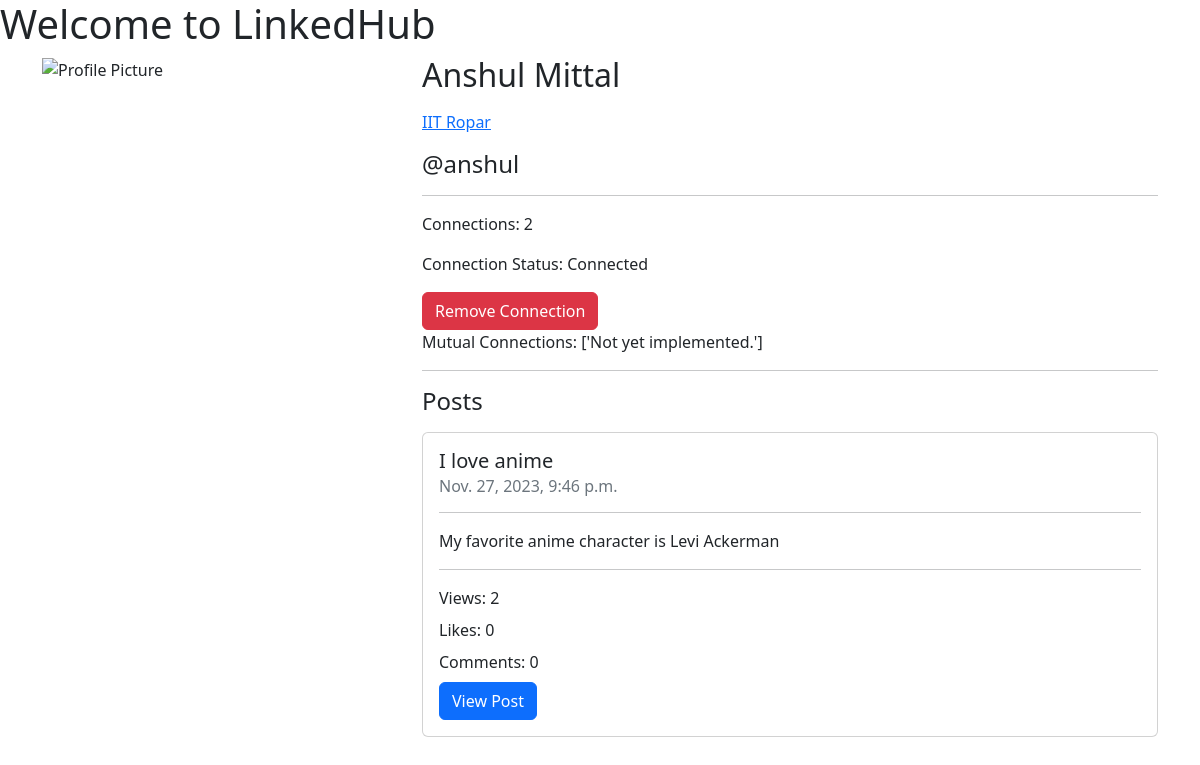
The page /anshul/ (signed in) on the database its author committed.
### home/models.py (models this page shows, shortened)
class UserProfile(models.Model):
    username = models.CharField(max_length=100)
    name = models.CharField(max_length=100)
    profile_pic = models.TextField(blank=True)
    bio = models.TextField(blank=True)
    organization = models.CharField(max_length=100, blank=True)
    is_organization = models.BooleanField(default=False)

### post/models.py (models this page shows, shortened)
class Post(models.Model):
    post_id = models.AutoField(primary_key=True)
    title = models.CharField(max_length=200)
    content = models.TextField()
    author_id = models.CharField(max_length=100)
    views = models.IntegerField(default=0)
    likes = models.IntegerField(default=0)
    comments = models.IntegerField(default=0)
    timestamp = models.DateTimeField(auto_now_add=True)

### home/views.py (the view, shortened to what this page needs)
# urls.py: path('<str:username>/', views.profile, name='profile'),
def profile(request, username):
    prof = UserProfile.objects.raw(f'SELECT * FROM home_userprofile WHERE username = "{username}"')[0]
    posts = Post.objects.raw(f'SELECT * FROM post_post WHERE author_id = "{username}" ORDER BY timestamp DESC')
    connections = Connection.objects.raw(f'SELECT * FROM home_connection WHERE user1 = "{username}"')
    connections = len(connections)
    context = {
        'profile': prof,
        'posts': posts,
        'connections': connections,
    }
    if request.user.is_authenticated and request.user.username != username:
        mutual_connections = ['Not yet implemented.']
        context['mutual_connections'] = mutual_connections
        conn_status = 'not connected'
        if PendingRequest.objects.raw(f'SELECT * FROM home_pendingrequest WHERE sender = "{request.user.username}" AND receiver = "{username}"'):
            conn_status = 'pending'
        elif PendingRequest.objects.raw(f'SELECT * FROM home_pendingrequest WHERE sender = "{username}" AND receiver = "{request.user.username}"'):
            conn_status = 'requested'
        elif Connection.objects.raw(f'SELECT * FROM home_connection WHERE user1 = "{request.user.username}" AND user2 = "{username}"'):
            conn_status = 'connected'
        context['conn_status'] = conn_status
    if prof.organization:
        organization = UserProfile.objects.raw(f'SELECT * FROM home_userprofile WHERE username = "{prof.organization}"')[0]
        context['organization'] = organization
    return render(request, 'profile.html', context)

### templates/profile.html (shortened to what this page needs)
{% load tz %}
<!DOCTYPE html>
<html lang="en">
<head>
    <link rel="stylesheet" href="https://cdn.jsdelivr.net/npm/bootstrap@5.2.3/dist/css/bootstrap.min.css">
</head>
<body>
    <h1>Welcome to LinkedHub</h1>
    <div class="container">
        <div class="row">
            <div class="col-md-4">
                <img src="{{ profile.profile_pic }}" alt="Profile Picture" class="img-fluid">
            </div>
            <div class="col-md-8">
                <h2>{{ profile.name }}</h2>
                {% if organization %}
                    <p><a href="/{{ profile.organization }}">{{ organization.name }}</a></p>
                {% endif %}
                <h4>@{{ profile.username }}</h4>
                <hr>
                <p>Connections: {{ connections }}</p>
                {% if conn_status == 'not connected' and profile.is_organization == 0 %}
                    <p>Connection Status: Not Connected</p>
                    <form action="/connect_request/" method="POST">
                        {% csrf_token %}
                        <input type="hidden" name="receiver" value="{{ profile.username }}">
                        <button type="submit" class="btn btn-primary">Connect</button>
                    </form>
                {% elif conn_status == 'connected' %}
                    <p>Connection Status: Connected</p>
                    <form action="/connect_remove/" method="POST">
                        <button type="submit" class="btn btn-danger">Remove Connection</button>
                    </form>
                {% endif %}
                {% if mutual_connections %}
                    <p>Mutual Connections: {{ mutual_connections }}</p>
                {% endif %}
                <hr>
                <h4>Posts</h4>
                {% if posts %}
                    {% for post in posts %}
                        <div class="card my-3">
                            <div class="card-body">
                                <h5 class="card-title">{{ post.title }}</h5>
                                <h6 class="card-subtitle mb-2 text-muted">{{ post.timestamp|timezone:"Asia/Kolkata" }}</h6>
                                <hr>
                                <p class="card-text">{{ post.content|linebreaks }}</p>
                                <hr>
                                <p class="card-title">Views: {{ post.views }}</p>
                                <p class="card-title">Likes: {{ post.likes }}</p>
                                <p class="card-title">Comments: {{ post.comments }}</p>
                                <a href="/post/{{ post.post_id }}" class="btn btn-primary">View Post</a>
                            </div>
                        </div>
                    {% endfor %}
                {% else %}
                    <p>No posts yet.</p>
                {% endif %}
            </div>
        </div>
    </div>
</body>
</html>

### rows shown on the page
UserProfile: name "Anshul Mittal", username "anshul"
UserProfile: name "IIT Ropar"
Post: title "I love anime", timestamp "Nov. 27, 2023, 9:46 p.m.", content "My favorite anime character is Levi Ackerman", views "2", likes "0", comments "0"

### other values the page prints
{{ connections }} "2"
{{ mutual_connections }} "['Not yet implemented.']"
